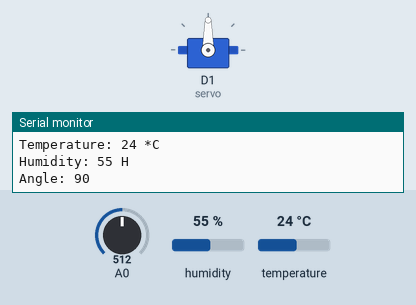
Simulated run of this sketch. Board: ESP8266 (NodeMCU). Shown: servo, the last lines printed to the serial monitor. Inputs (shaded band) come from the test bench; at power-on: A0 = 512, humidity 55 %, temperature 24 °C. WiFi joins after 1.5 s; servers stay silent unless stated.

Above: at 6.7 s.
6.8 s: A0 set to 716
At 7.9 s:
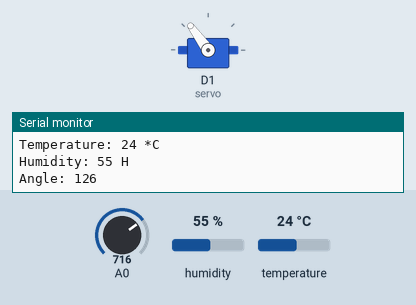
8.3 s: A0 set to 900
At 9.5 s:
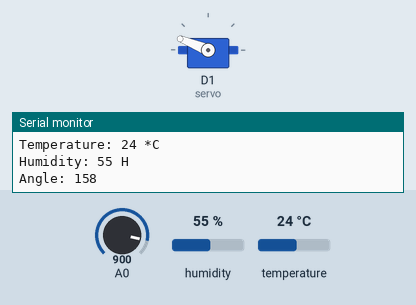
9.8 s: A0 set to 1023
At 10.3 s:
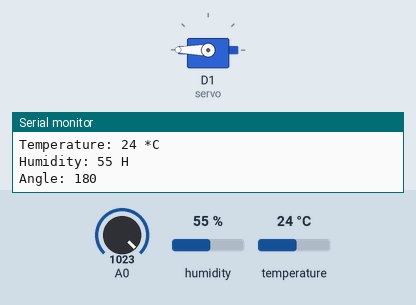
11.3 s: A0 set to 306
At 12.1 s:
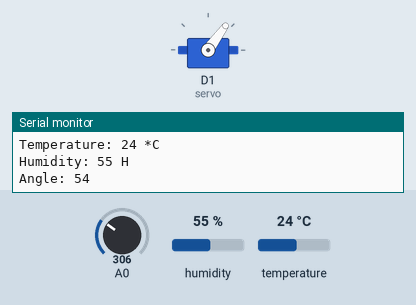
12.8 s: A0 set to 122
At 13.9 s:
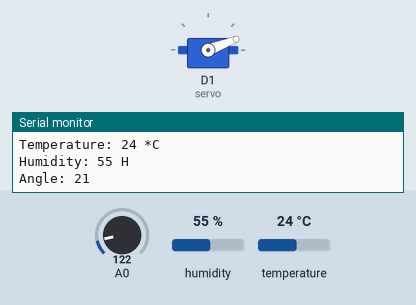
14.3 s: A0 set to 511
At 15.7 s:
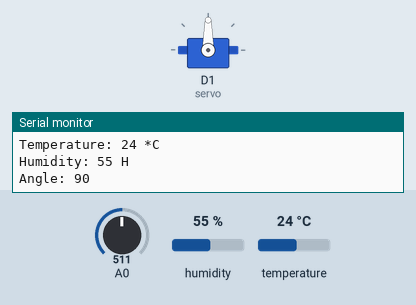
Timing chart, 0 to 16.8 s (numbered marks = the images above; inputs shaded):
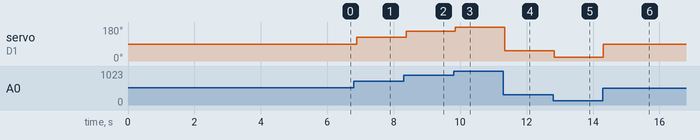

Measured:
- after the input at 6.8 s, servo on D1 (servo): 90° → 126° after 0.09 s
- after the input at 8.3 s, servo on D1 (servo): 126° → 158° after 0.07 s
- after the input at 9.8 s, servo on D1 (servo): 158° → 180° after 0.06 s
- after the input at 11.3 s, servo on D1 (servo): 180° → 54° at once
- after the input at 12.8 s, servo on D1 (servo): 54° → 21° at once
- after the input at 14.3 s, servo on D1 (servo): 21° → 90° at once

The sketch:

Potentiometer_servo_DHT11_web.ino
```cpp
#include <ESP8266WebServer.h>

//create an instance of the ESP8266WebServer library
ESP8266WebServer server(80);

//create two variables that will store the credentials of the wireless
//network
const char* ssid = "................";
const char* password = "............";

//the library "Servo.h" is used to control a servo motor using
//PWM technique
#include <Servo.h>

//declare a new object called servo
Servo servo;

#include <SimpleDHT.h>

//create an instance for the SimpleDHT library
SimpleDHT11 dht11;

//define the digital pin used to connect the module
const int dht_pin = D7;

//declare two byte variables for temperature and humidity
byte temperature = 0;
byte humidity = 0;

//create a variable that will store the state of the potentiometer
int value = 0;

String page =
R"(
<html>
  <head>
    <script src='https://code.jquery.com/jquery-3.3.1.min.js'></script>
    <title>Plusivo</title>
  </head>

  <body>
    <h2>Hello from Plusivo!</h2>
    <table style='font-size:20px'>
      <tr>
          <td>
              <div>Angle:  </div>
          </td>
          <td>
              <div id='Angle'></div>
          </td>
      </tr>

      <tr>
          <td>
              <div>Temperature:  </div>
          </td>
          <td>
              <div id='Temperature'></div>
          </td>
      </tr>

      <tr>
          <td>
              <div>Humidity:  </div>
          </td>
          <td>
              <div id='Humidity'></div>
          </td>
       </tr>
    </table>
  </body>

  <script>
   $(document).ready(function(){
     setInterval(refreshFunction,100);
   });

   function refreshFunction(){
     $.getJSON('/refresh', function(e){
       $('#Angle').html(e.angle);
       $('#Temperature').html(e.temperature);
       $('#Humidity').html(e.humidity);
     });
   }
  </script>
</html>
)";

void refresh()
{
  //create a char array
  char messageFinal[100];

  char container[100] =
  R"(
    {
      "angle": %d,
      "temperature":  %d,
      "humidity": %d
    }
  )";

  //put the values in messageFinal
  sprintf(messageFinal, container, value, temperature, humidity);

  //send data to user
  server.send(200, "application/javascript", messageFinal);
}

//the htmlIndex() is called everytime somebody access the address
//of the board in the browser and sends back a message.
void htmlIndex()
{
  //send the message to the user
  server.send(200, "text/html", page);
}

//connectToWiFi() is used to connect to the WiFi network
//using the SSID and PASSWORD variables created at the
//beginning of the code
void connectToWiFi()
{
  Serial.println("Connecting to the WiFi");
  //set the WiFi mode to WiFi_STA.
  //the WiFi_STA means that the board will act as a station,
  //similar to a smartphone or laptop
  WiFi.mode(WIFI_STA);

  //connect to the WiFi network using the ssid and password strings
  WiFi.begin(ssid, password);

  //below we check the status of the WiFi and wait until the
  //board is connected to the network
  Serial.println("Waiting for connection");
  while (WiFi.status() != WL_CONNECTED) {
    delay(500);
    Serial.print(".");
  }

  //when the board is successfully connected to the network,
  //display the IP assigned to it in the serial manager.
  Serial.println("");
  Serial.print("Connected to ");
  Serial.println(ssid);
  Serial.print("IP address: ");
  Serial.println(WiFi.localIP());
}

//setupServer() function is used to set up and organise
//the website
void setupServer()
{
  //the method "server.on()" is to call a function when
  //the user access the location
  //the default location is "/"
  server.on("/", htmlIndex);
  server.on("/refresh", refresh);

  //start the server
  server.begin();

  //print in serial manager that the HTTP server is started
  Serial.println("HTTP server started");
}

void setup()
{
  //start the serial communication with the computer at 115200 bits/s
  Serial.begin(115200);

  //attach the servo on digital pin D1
  servo.attach(D1);

  //call the two functions used to connect to wifi
  //and setup the web server
  connectToWiFi();
  setupServer();

  //wait 4 s for the server to start
  delay(4000);
}

void loop()
{
  //the method below is used to manage the incoming request
  //from the user
  server.handleClient();

  //read the values
  dht11.read(dht_pin, &temperature, &humidity, NULL);

  //display the values in Serial Monitor
  Serial.print("Temperature: ");
  Serial.print(temperature);
  Serial.println(" *C");
  Serial.print("Humidity: ");
  Serial.print(humidity);
  Serial.println(" H");
  Serial.println();

  //read the value on pin A0
  //the pin is able to read a value between 0 and 1024 corresponding
  //to 0 V and 3.3 V
  value = analogRead(A0);

  //remap the analog value to a new range (from 0 to 180) as the
  //servo can turn max 180 degrees.
  value = map(value, 0, 1024, 0, 180);

  //turn the servo motor accordingly to the angle stored in value
  servo.write(value);

  //print in Serial Monitor the current angle of the servo
  Serial.print("Angle: ");
  Serial.println(value);

  //pause the code for 100 ms;
  delay(100);
}
```
